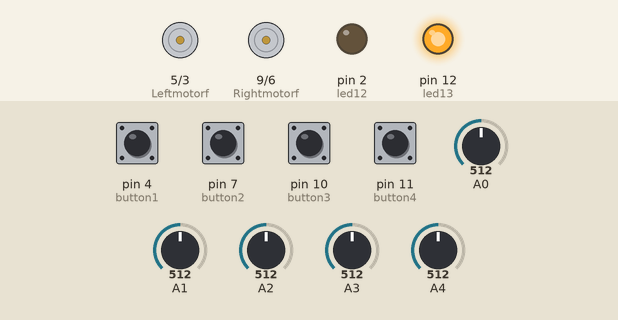
Bench run of a sketch on a simulated Arduino Uno, built with avr-gcc and run on an emulated ATmega328P. Parts: motor-driver pin pairs drawn as motors (green arrow = first pin HIGH = forward, orange = second pin HIGH = backward, longer = more drive), output pins drawn as LEDs (lit = HIGH). Dashed ring = blinking. The inputs (shaded band) are chosen by the test bench; at power-on: pin 4 (button1), pin 7 (button2), pin 10 (button3), pin 11 (button4) HIGH, A0 = 512, A1 = 512, A2 = 512, A3 = 512, A4 = 512.

Above: at 1.2 s.
1.3 s: pin 4 (button1) pulled LOW for 0.15 s
At 1.55 s:
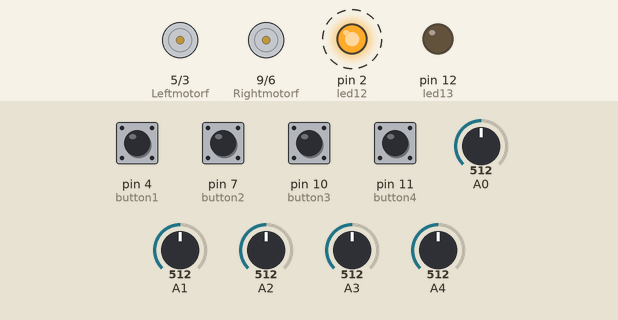
At 3.3 s:
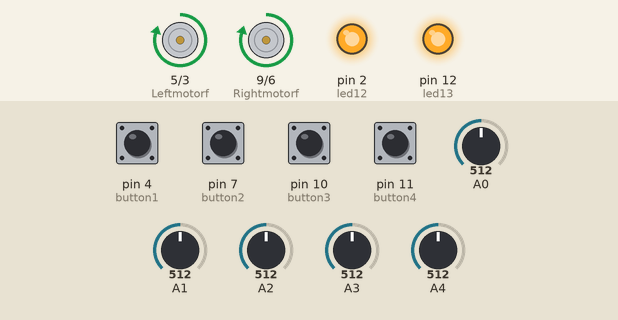
Timing chart, 0 to 4.8 s (numbered marks = the images above; inputs shaded):
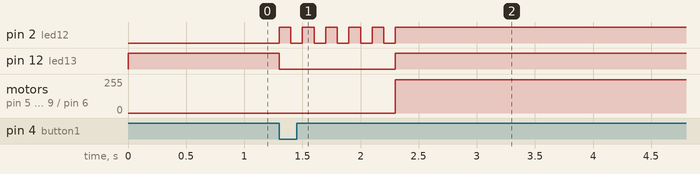

The sketch:

samplecode_torefer.ino
```cpp
//define the motor pin
#define Rightmotorf 9 // Rightmotorforward
#define Rightmotorb 6 // Rightmotorbackward
#define Leftmotorf 5  // Leftmotorforward
#define Leftmotorb 3 // Leftmotorbackward
// Define the maximum speed of motor
#define Maxium_speed 250
int Motorbasespeed = 150;
// Declaration of necessary variables for line following
int IR_value[5] = {0, 0, 0, 0, 0};
int IR_weights[5] = {-10, -5, 0, 5, 10}; // Assign values to each sensor
int LMotorspeed = 0;
int RMotorspeed = 0;
int speedAdjust = 0;
float P, I, D;
float error = 0;
float PreviousError = 0;
float Kp = 10; // Propartional gain
float kd =5.7; // Derivative gain
float ki = 0;  // Integral gain
// Push button and LED
int button1 = 4;
int button2 = 7;
int button3 = 10;
int button4 = 11;
int led12 = 2;
int led13 = 12;
bool button1_state, button2_state, button3_state, button4_state;
// Caliberations
int sensorValues[5];
int minValues[5];
int maxValues[5];
float trus[5];
// Define the function
void PID_control();
void reading();
void set_forward();
void stop();
void turn();
void set_speed();
void button_status();
void caliberate();

void setup() {
  // Setup the pins
  pinMode(Rightmotorf, OUTPUT);
  pinMode(Rightmotorb, OUTPUT);
  pinMode(Leftmotorf, OUTPUT);
  pinMode(Leftmotorb, OUTPUT);
  // Button pins as input
  pinMode(button1, INPUT_PULLUP);
  pinMode(button2, INPUT_PULLUP);
  pinMode(button3, INPUT_PULLUP);
  pinMode(button4, INPUT_PULLUP);
  // LED pins as output
  pinMode(led12, OUTPUT);
  pinMode(led13, OUTPUT);
  Serial.begin(9600);
  //Caliberations
  for (int i = 0; i < 5; i++) {
    minValues[i] = 1023;
    maxValues[i] = 0;
  }
}

void loop() {
  digitalWrite(led13, HIGH);
  button_status(); // Reading the status of push buttons

  // When button 1 is pressed, the robot will start to follow lines.
  while (button1_state != 1) {
    digitalWrite(led13, LOW);
    // Blink led12
    for (int i = 0; i < 5; ++i) {
      digitalWrite(led12, HIGH);
      delay(100);
      digitalWrite(led12, LOW);
      delay(100);
    }
    digitalWrite(led13, HIGH);
    digitalWrite(led12, HIGH);
    PID_control();
  }

  // When button 2 is pressed, check if both motors are running at the same speed.
  while (button2_state != 1) {
    digitalWrite(led13, LOW);
    for (int i = 0; i < 3; ++i) {
      digitalWrite(led12, HIGH);
      delay(500);
      digitalWrite(led12, LOW);
      delay(500);
    }
    set_forward();
    delay(3000);
    stop();
    button_status();
  }

  // Reading IR values and caliberation process
  while (button4_state != 1) {
    digitalWrite(led13, LOW);
    // Calibrations
    caliberate();
    // Blink the LED
    digitalWrite(led12, HIGH);
    delay(50);
    digitalWrite(led12, LOW);
    delay(50);
    button_status();
  }

  // Stop mode and print the maximum and minimum values if button 3 is pressed
  while (button3_state != 1) {
    stop();
    digitalWrite(led13, HIGH);
    button_status();
  }
}

void reading() {
  error = 0;
  for (byte i = 0; i < 5; i++) {
    IR_value[i] = analogRead(i);
    // Convert analog value to digital value
    if (IR_value[i] > trus[i]) {
      IR_value[i] = 1;
    } else {
      IR_value[i] = 0;
    }
    error += IR_value[i] * IR_weights[i];
  }
}

void PID_control() {
  while (1) {
    reading();
    // Calculations for PID control
    P = error;
    I = I + error;
    D = error - PreviousError;
    PreviousError = error;
    // Main equations
    speedAdjust = (Kp * P + ki * I + kd * D);
    // Set the speed
    LMotorspeed = Motorbasespeed + speedAdjust;
    RMotorspeed = Motorbasespeed - speedAdjust;

    if (LMotorspeed < 0) {
      LMotorspeed = 0;
    }
    if (LMotorspeed > Maxium_speed) {
      LMotorspeed = Maxium_speed;
    }
    if (RMotorspeed < 0) {
      RMotorspeed = 0;

    }
    if (RMotorspeed > Maxium_speed) {
      RMotorspeed = Maxium_speed;
    }
    if (RMotorspeed==Motorbasespeed) {
      RMotorspeed = Maxium_speed;
    }
    if (LMotorspeed==Motorbasespeed) {
      LMotorspeed = Maxium_speed;
    }
    set_speed();
  }
}

void set_speed() {
  analogWrite(Leftmotorf, LMotorspeed);
  analogWrite(Rightmotorf, RMotorspeed);
}

void set_forward() {
  analogWrite(Leftmotorf, Maxium_speed);
  analogWrite(Rightmotorf, Maxium_speed);
}

void stop() {
  analogWrite(Leftmotorf, 0);
  analogWrite(Rightmotorf, 0);
  analogWrite(Rightmotorb, 0);
  analogWrite(Leftmotorb, 0);
}

void turn() {
  analogWrite(Leftmotorf, 150);
  analogWrite(Rightmotorb, 150);
}

// Reading the status of push buttons and saving the state.
void button_status() {
  button1_state = digitalRead(button1);
  button2_state = digitalRead(button2);
  button3_state = digitalRead(button3);
  button4_state = digitalRead(button4);
}

void caliberate() {
  for (int i = 0; i < 10000; i++) {
    turn();
    for (int i = 0; i < 5; i++) {
      int value = analogRead(i);
      if (value < minValues[i]) {
        minValues[i] = value;
      }
      if (value > maxValues[i]) {
        maxValues[i] = value;
      }
    }
  }
  for (int i = 0; i < 5; i++) {
    trus[i] = (minValues[i] + maxValues[i]) / 2.0;
    Serial.print(trus[i]);
    Serial.print(" ");
  }
  Serial.println();
  stop();
}
```

Measured:
- after the input at 1.3 s, pin 2 (led12): alternates HIGH for 0.10 s and LOW for 0.10 s, 11 changes in all, then stays HIGH, starting at once; pin 12 (led13): HIGH → LOW at once, → HIGH 1.0 s later; motor on pin 5 (Leftmotorf) / pin 3 (Leftmotorb), motor on pin 9 (Rightmotorf) / pin 6 (Rightmotorb): stopped → forward 250/255 after 1.0 s
